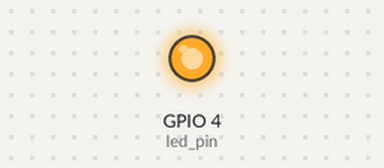
Simulated run of this program. Board: Raspberry Pi (BCM pin numbers). On the bench: output pins drawn as LEDs (lit = HIGH). What the program prints to the terminal is not drawn.

Above: at 0.1 s.
At 4.1 s:
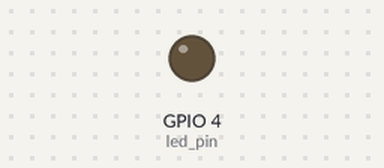
Timing chart, 0 to 5.6 s (numbered marks = the images above):
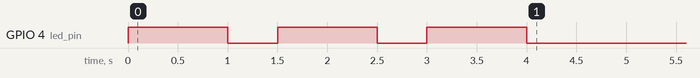

The program:

rpi-pir-line-notify.py
```python
#!/usr/local/bin/python
# -*- coding: utf-8 -*-

import requests
import RPi.GPIO as GPIO
import time
import datetime

# LINE notify
url = 'https://notify-api.line.me/api/notify'
token = '<your LINE token>'
headers = {'content-type':'application/x-www-form-urlencoded','Authorization':'Bearer '+token}

GPIO.setwarnings(False)
#GPIO.setmode(GPIO.BOARD)
GPIO.setmode(GPIO.BCM)

pir_sensor_pin = 17
led_pin = 4

GPIO.setup(pir_sensor_pin, GPIO.IN)    #Read output from PIR motion sensor
GPIO.setup(led_pin, GPIO.OUT)           #LED output pin

for i in range(0,3):
        GPIO.output(led_pin,True)
        #print("LED ON")
        time.sleep(1)

        GPIO.output(led_pin,False)
        #print("LED OFF")
        time.sleep(0.5)

print("Starting PIR motion sensor...")

while(True):
        if(GPIO.input(pir_sensor_pin)):
                for i in range(0,2):
                        GPIO.output(led_pin, True)
                        time.sleep(1)
                        GPIO.output(led_pin, False)
                        time.sleep(0.5)

                # MSG
                dt = datetime.datetime.now().strftime("%Y-%m-%d %H:%M")
                msg = 'Motion Detected: ' + dt

                r = requests.post(url, headers=headers, data = {'message':msg})
                print r.text

                print msg
                time.sleep(3)
        time.sleep(1) #loop delay

GPIO.cleanup()
```
